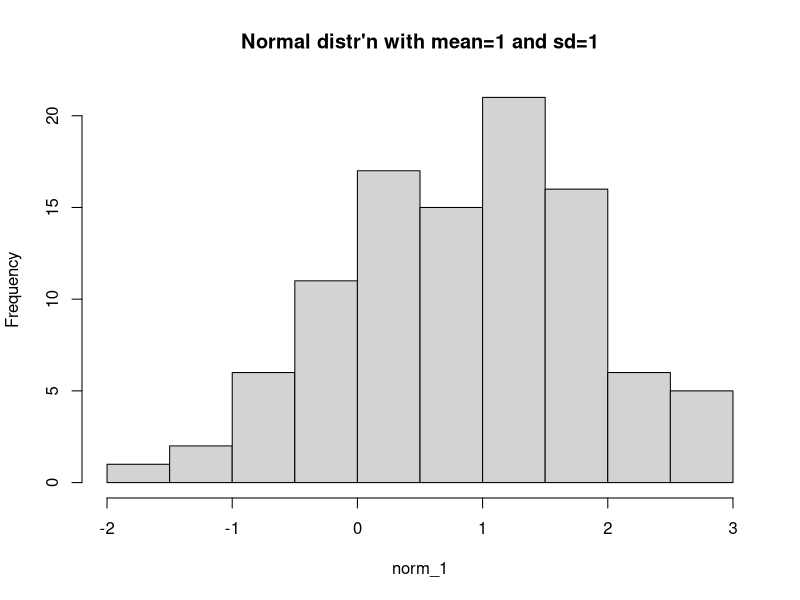
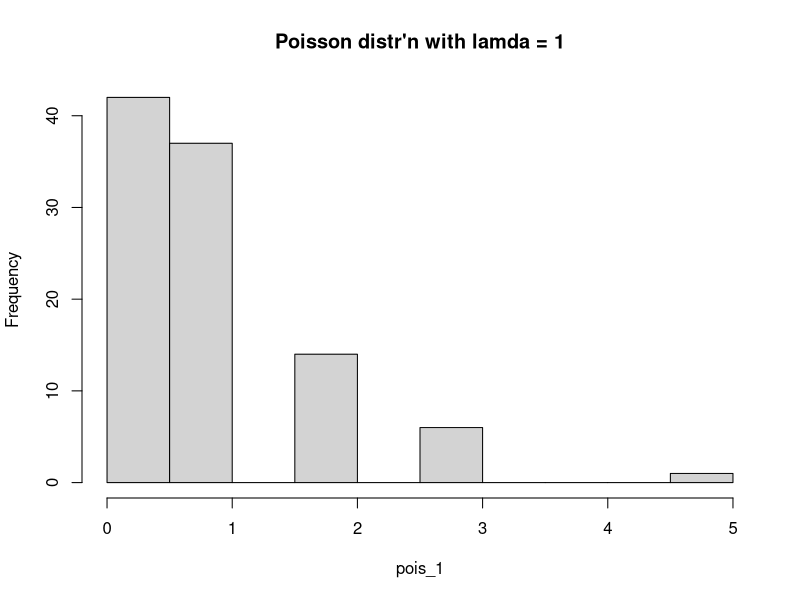
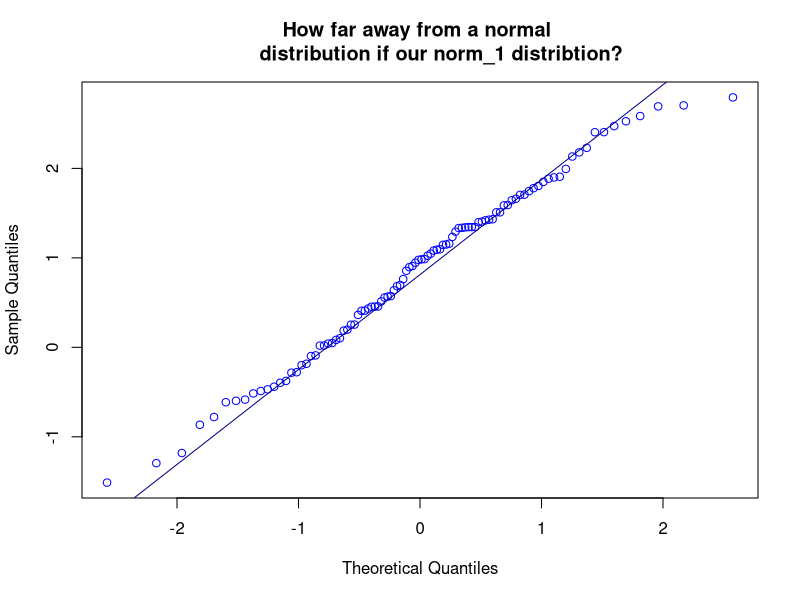
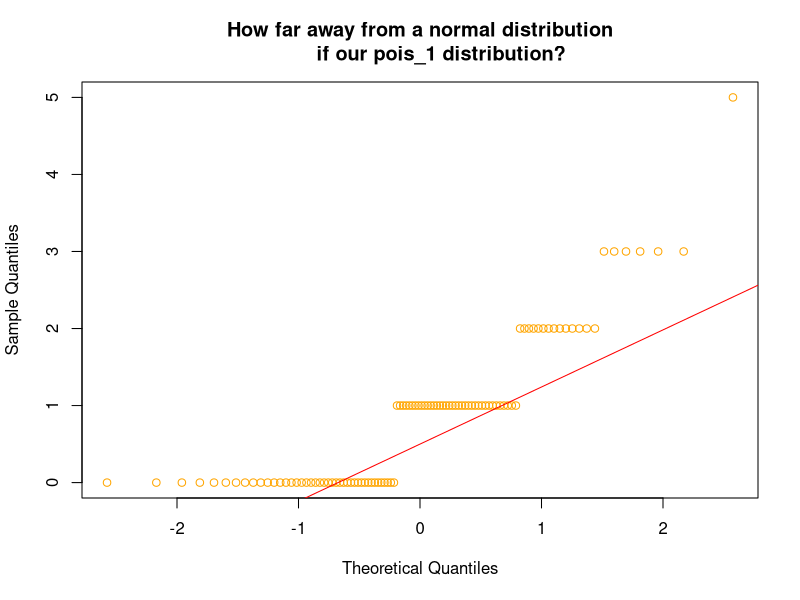
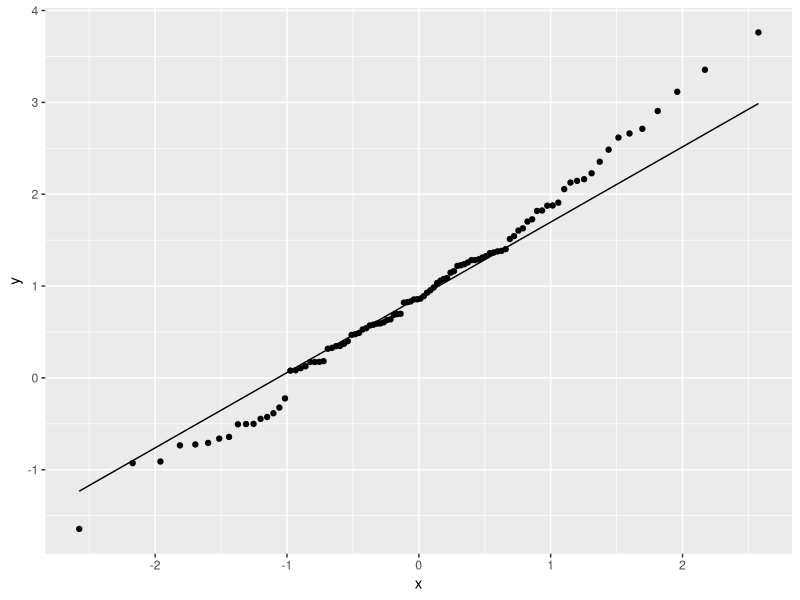
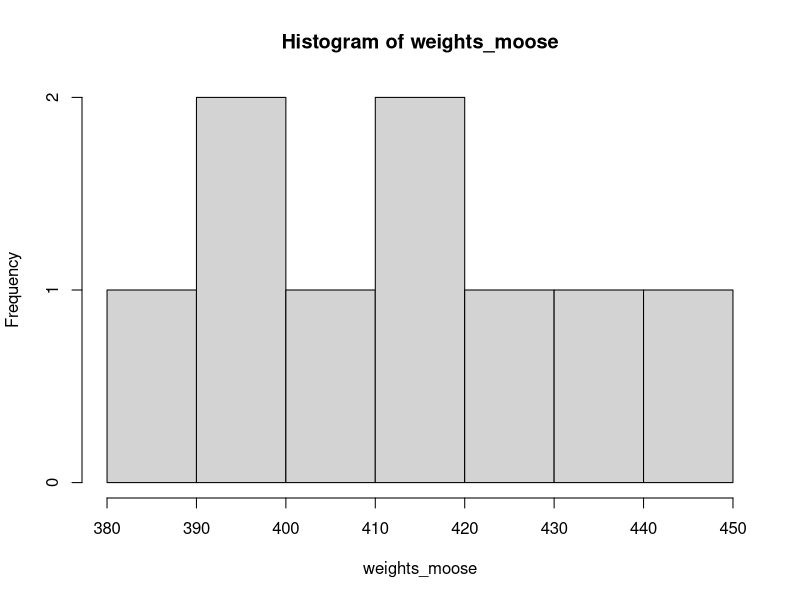
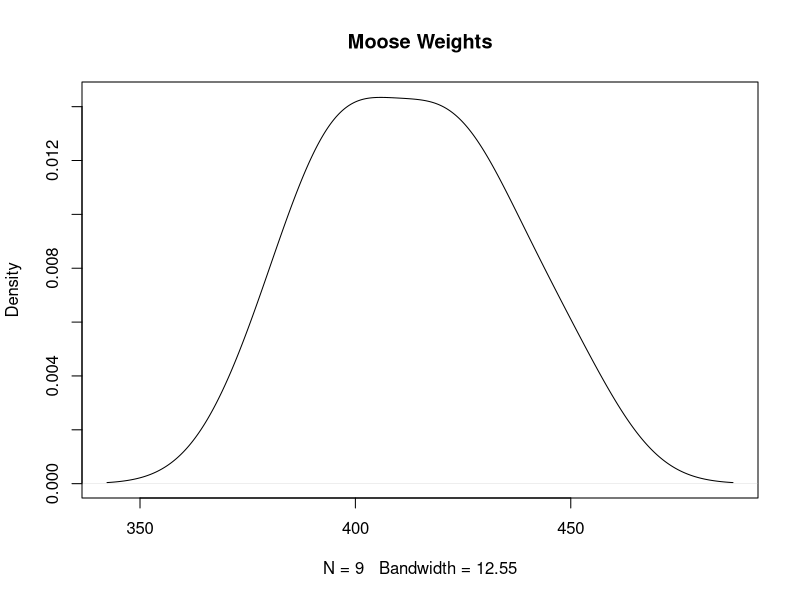
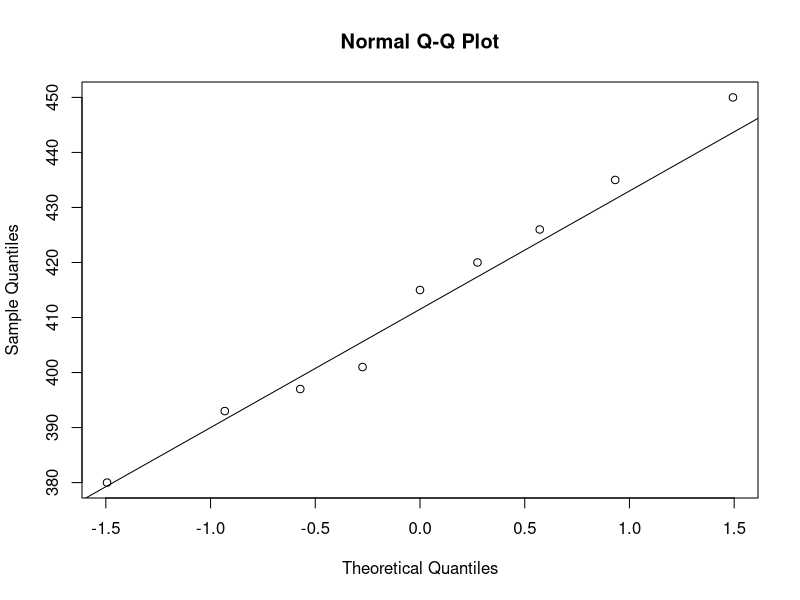

The R source for these figures, in order:
## ---- chunk 1
#similiar to the dbinom(), pbinom(), qbinom(), and rbinom() but for the normal distribution
# and the Poisson distribution:
# normal distribution with 100 observations, mean of 1 and standard deviation of 1
norm_1<-rnorm(100,1,1)
# we can visualize this with a histogram
hist(norm_1,main="Normal distr'n with mean=1 and sd=1")
# Poisson distribution with lamda = 1
pois_1<-rpois(100,1)
# the histograms of these two distributions should convince you that these two
# distributions
# are VERY different
hist(pois_1,main="Poisson distr'n with lamda = 1")
## ---- chunk 2
# qqnorm plot
qqnorm(norm_1, main="How far away from a normal 
       distribution if our norm_1 distribtion?", col="Blue")
# qqline on top of the qqnorm
qqline(norm_1, col="Dark Blue")
qqnorm(pois_1, main="How far away from a normal distribution
       if our pois_1 distribution?", col="Orange")
# qqline on top of the qqnorm
qqline(pois_1,col="Red")
## ---- chunk 3
#call library so that we can knit the document together later!
library(ggplot2)
#re-simulate our normal distribution as a dataframe first since ggplot2 requires dataframes!
# notice that it has the same number of samples, and the same mean and sd as rnorm_1 variable used throughout the rest of this rmd file. 
dummyf <- data.frame(y = rnorm(100,1,1))
ggplot(dummyf, aes(sample = y))+ stat_qq() + stat_qq_line()
## ---- chunk 4
# one sample t tests: moose example
# statistical test is the one sampel t test: 
weights_moose<-c(401,380,393,450,420,435,426,397,415)
# with only n=9, we don't expect our histogram to give us much information
hist(weights_moose)
# we could also use the density function
plot(density(weights_moose), main="Moose Weights")
# it is mound shaped so it is likely okay. We could do further testing with
# qqnorm and qqline plots
qqnorm(weights_moose)
qqline(weights_moose)
mean(weights_moose)
# there don't appear to be any serious violations so let's continue with the t test
moose.t<-t.test(weights_moose,mu=423,var.equal=TRUE)
moose.t
#var.equal=TRUE isn't a required argument for one sample t-tests because, well, 
# there's only one sample so there are not two samples to compare variance. I am 
# just pointing out that this argument exists since you will need it for two sample
# t-tests. An additional argument that is part of the t.test() is one that specifies
# whether or not the t test is a one sided or two sided test. That argument can
# be one of three things: 
# alternative = c("two.sided", "less", "greater")
# If we want to use the alternate hypothesis that the mean of our sample of
# moose is less than the mean of 
# the moose population, mu=423, we would use the following command: 
moose_one_sided.t<-t.test(weights_moose,mu=423,alternative = "less")
moose_one_sided.t
## ---- chunk 5
Drug<-c(101,11,103,93,99,104)
Placebo<-c(91,87,99.77,88,91)
# we should test these variables to see if they are both from normal distributions
# Remember the par function that allows you to, for instance, put both graphs into 
# one window
par(mfrow=c(1,2))
# density function
plot(density(Drug), main="Drug")
plot(density(Placebo), main="Placebo")
# good old boxplot to get an instant visual of the median and variation
boxplot(Drug,Placebo,ylab="reaction times to stimulus",names=c("Drug","Placebo"))
# compare the means of the Drug and Placebo groups
means<-c(mean(Drug),mean(Placebo))
means
# overlay the means onto the last graph plotted - in this case the boxplot - with
# the points function. Boxplots show medians but not means so we are just adding
# the means to this plot.  
points(means,col="Red",pch=15)
# stand deviations comparison
Drug_sd<-sd(Drug)
Drug_sd
sd(Placebo)
# these are not even close to normally distributed and they variances are 
# not even close to equal BUT they do have similar shapes (bi-modal) so it 
# might be okay to use the t test (kinda amazing how robust it can be, no?)
drug_treatment.t<-t.test(Drug,Placebo,var.equal=TRUE)
drug_treatment.t
# when stand deviations are really different, we need to use a welch's 
# approximate t-test and here we are comparing the results from welsh to the
# results from a regular t test. 
drug_treatment.t_welsh<-t.test(Drug,Placebo)
drug_treatment.t_welsh
## ---- chunk 6
Regular<-c(16,20,21,22,23,22,27,25,27,28)
Premium<-c(19,22,24,24,25,25,26,26,28,32)
# by setting paired to be TRUE, you get a paired t-test instead of a t-test. 
gas.t<-t.test(Regular, Premium,paired = TRUE)
gas.t
## ---- chunk 7
# calculate the sd of the data set where Regular-Premium since we are
# trying to test the difference between the two fuels
sd_paired_gas<-sd(Regular-Premium)
sd_paired_gas
# pair is defined
test_pair<-Regular-Premium
test_pair
# let's see if the differences between Regular-Premium are normally distributed
# since that is the assumption of the paired t-test
hist(test_pair)
# run the power t test with the appropriate sd
power.t.test(delta=0.2,sd=sd_paired_gas,type="paired",power=0.9)
# how does this compare to if you forget to use the appropriate sd and 
# just use the default value of 1?
power.t.test(delta=0.2,type="paired",power=0.9)
## ---- chunk 8
# sd: 
Drug_sd<-sd(Drug)
Drug_sd
Placebo_sd<-sd(Placebo)
Placebo_sd
# pooled sd when each group has n=6. We do this by hand. There might be an easier 
# built-in way to do it but I haven't found it. If you do, as always, let me know!
pooled_sd_drugs<-sqrt((5*(Drug_sd^2)+5*(Placebo_sd^2))/(10))
pooled_sd_drugs
# run the power t test with the appropriate sd
power.t.test(delta=2,sd=pooled_sd_drugs,power=0.9)
# how does this compare to if you forget to use the appropriate sd 
# and just use the default value of 1?
power.t.test(delta=2,power=0.9)
